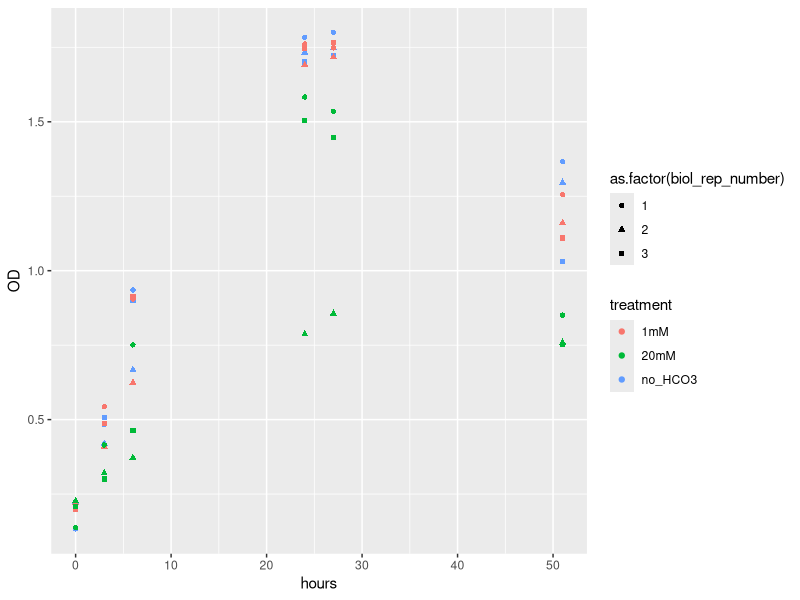

Recreate this plot in R.
## make excel datasheet into R Dataframe, do you have all packages required?
library(tidyverse)
##readxl is part of tidyverse, but when you load tidyverse after installation it doesnt add readxl by default
library(readxl)
##your data was preloaded in the Rproject directory, so then use read_excel function to retrieve the data
HCO3_pshB2 <- read_excel("2021_03_31_pshB2_HCO3.xlsx")
##Make your first graph for fun
ggplot(data = HCO3_pshB2, aes(x = hours, y = OD, colour = treatment, shape = as.factor(biol_rep_number))) +
  geom_point()
